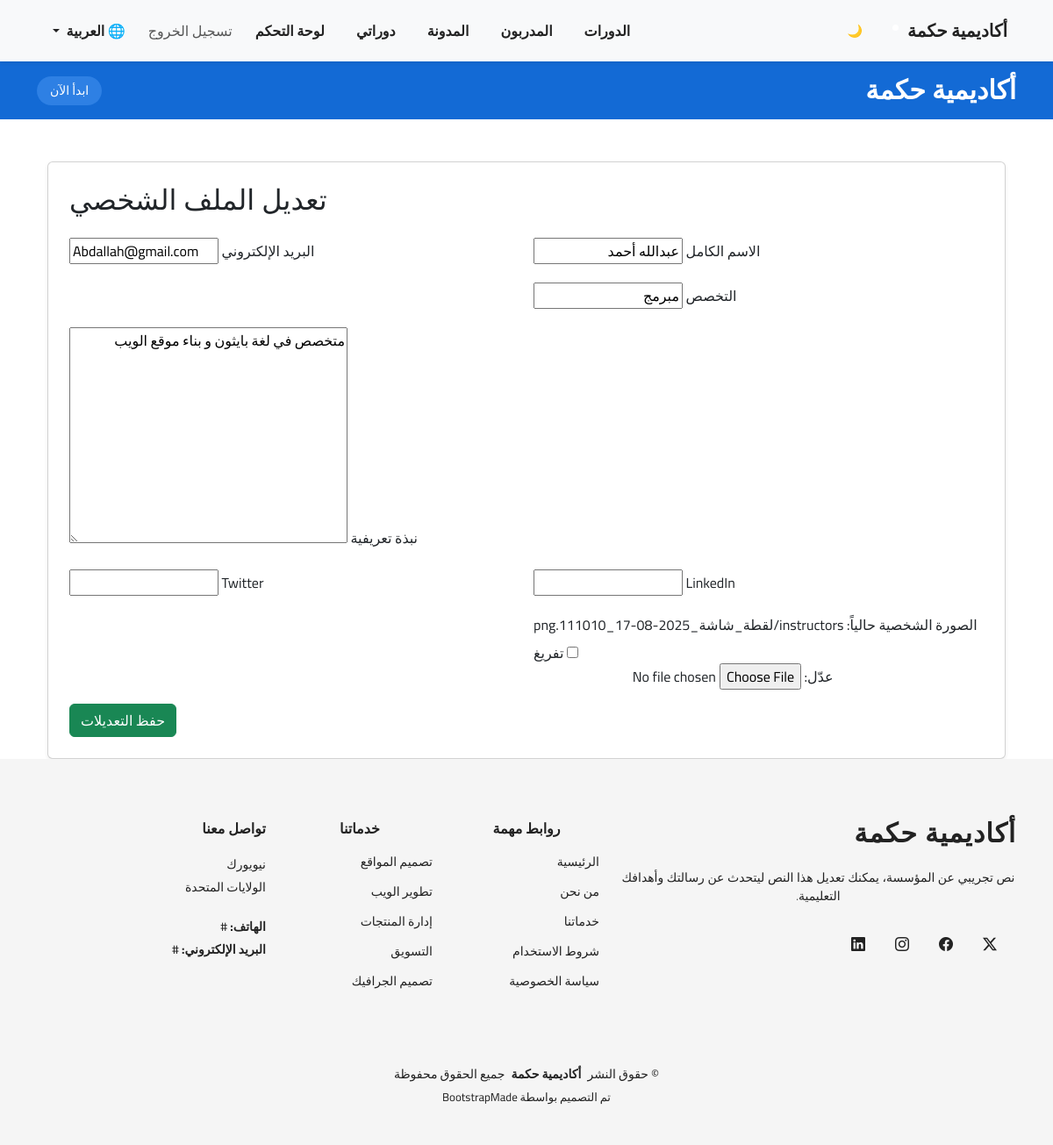
Screenshot of /ar/courses/instructor/1/edit-profile/ (signed in) with the database file from the repository.
### courses/models.py (models this page shows, shortened)
class Instructor(models.Model):
    full_name = models.CharField(max_length=100, verbose_name=_("الاسم الكامل"))
    bio = models.TextField(blank=True, verbose_name=_("نبذة"))
    specialty = models.CharField(max_length=100, blank=True, verbose_name=_("التخصص"))
    photo = models.ImageField(upload_to='instructors/', blank=True, null=True, verbose_name=_("صورة المدرب"))
    email = models.EmailField(unique=True, verbose_name=_("البريد الإلكتروني"))
    rating = models.FloatField(default=0.0, verbose_name=_("التقييم"))
    facebook = models.URLField(blank=True, verbose_name=_("فيسبوك"))
    twitter = models.URLField(blank=True, verbose_name=_("تويتر"))
    linkedin = models.URLField(blank=True)
    user = models.OneToOneField(User, on_delete=models.CASCADE, related_name='instructor_profile')

### courses/views.py (the view)
# urls.py: path('instructor/<int:instructor_id>/edit-profile/', views.edit_instructor_profile, name='edit_instructor_profile'),
@login_required
def edit_instructor_profile(request, instructor_id):
    instructor = get_object_or_404(Instructor, id=instructor_id)
    if request.user != instructor.user and not request.user.is_superuser:
        return HttpResponseForbidden("غير مسموح لك بتعديل هذا الملف")
    if request.method == 'POST':
        form = InstructorProfileForm(request.POST, request.FILES, instance=instructor)
        if form.is_valid():
            form.save()
            return redirect('courses:instructor_profile', instructor_id=instructor.id)
        else:
            print(form.errors)
    else:
        form = InstructorProfileForm(instance=instructor)
    return render(request, 'courses/edit_profile.html', {'form': form})

### courses/forms.py
class InstructorProfileForm(forms.ModelForm):
    class Meta:
        model = Instructor
        fields = [
            'full_name', 'specialty', 'bio', 'photo', 'email',
            'linkedin', 'twitter',
        ]

### courses/templates/courses/edit_profile.html (shortened to what this page needs)
{% extends 'base.html' %}
{% load i18n static %}
{% block content %}
<div class="container mt-5 text-end" dir="rtl">
    <div class="card shadow-sm p-4">
        <h2 class="mb-4">{% trans "تعديل الملف الشخصي" %}</h2>
        <form method="post" enctype="multipart/form-data" class="row g-3">
            <div class="col-md-6">
                <label for="id_full_name" class="form-label">{% trans "الاسم الكامل" %}</label>
                {{ form.full_name }}
            </div>
            <div class="col-md-6">
                <label for="id_email" class="form-label">{% trans "البريد الإلكتروني" %}</label>
                {{ form.email }}
            </div>
            <div class="col-md-6">
                <label for="id_specialty" class="form-label">{% trans "التخصص" %}</label>
                {{ form.specialty }}
            </div>
            <div class="col-md-12">
                <label for="id_description" class="form-label">{% trans "نبذة تعريفية" %}</label>
                {{ form.bio }}
            </div>
            <div class="col-md-6">
                <label for="id_linkedin" class="form-label">LinkedIn</label>
                {{ form.linkedin }}
            </div>
            <div class="col-md-6">
                <label for="id_twitter" class="form-label">Twitter</label>
                {{ form.twitter }}
            </div>
            <div class="col-md-6">
                <label for="id_image" class="form-label">{% trans "الصورة الشخصية" %}</label>
                {{ form.photo }}
            </div>
            <div class="col-12">
                <button type="submit" class="btn btn-success">{% trans "حفظ التعديلات" %}</button>
            </div>
        </form>
    </div>
</div>
{% endblock %}

### rows the page displays
Instructor: full_name "عبدالله أحمد", email "Abdallah@gmail.com", specialty "مبرمج", bio "متخصص في لغة بايثون و بناء موقع الويب"
